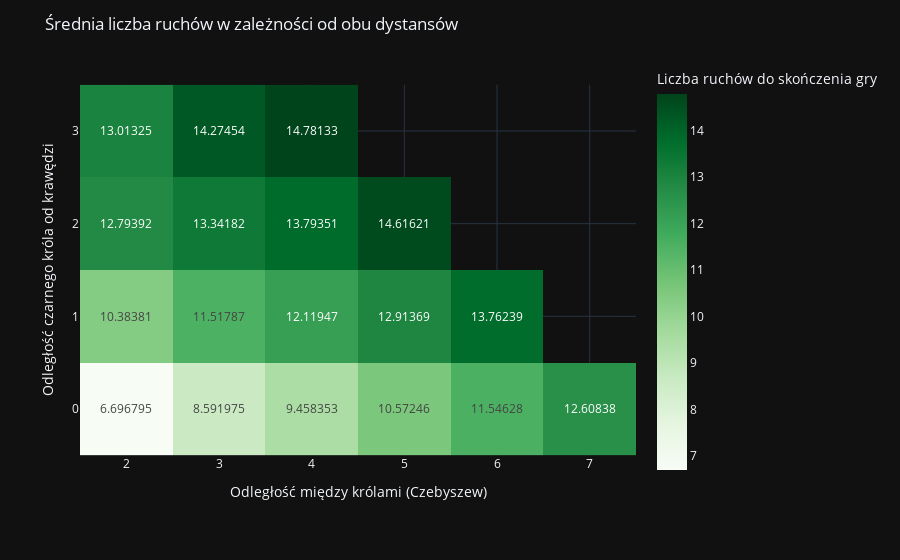

Notebook cell for this chart:
### Code cell
heatmap_data = df_mapped_clean.pivot_table(index='black_closer_edge_dist', columns='czebyszew_metric', values='white-depth-of-win', aggfunc='mean')
heatmap_data = heatmap_data.sort_index(ascending=True)

fig_4 = px.imshow(
    heatmap_data,
    x=heatmap_data.columns,
    y=heatmap_data.index,
    text_auto=True,
    origin='lower',
    color_continuous_scale='Greens',
)

fig_4.update_layout(
        title = 'Średnia liczba ruchów w zależności od obu dystansów',
        xaxis=dict(
            title='Odległość między królami (Czebyszew)'
        ),
        yaxis=dict(
            dtick=1,
            title='Odległość czarnego króla od krawędzi'
        ),
        coloraxis_colorbar=dict(
            title='Liczba ruchów do skończenia gry'
        )
)
fig_4.update_yaxes(tickvals=[0, 1, 2, 3], ticktext=["0", "1", "2", "3"])

fig_4.show()

### Figure 1 — Plotly figure (JSON) as saved in the notebook; plotly's stock layout.template omitted (floating-point values rounded to 4 significant figures)
{"data": [{"coloraxis": "coloraxis", "name": "0", "texttemplate": "%{z}", "x": [2, 3, 4, 5, 6, 7], "y": [0, 1, 2, 3], "z": [[6.697, 8.592, 9.458, 10.57, 11.55, 12.61], [10.38, 11.52, 12.12, 12.91, 13.76, NaN], [12.79, 13.34, 13.79, 14.62, NaN, NaN], [13.01, 14.27, 14.78, NaN, NaN, NaN]], "type": "heatmap", "xaxis": "x", "yaxis": "y", "hovertemplate": "czebyszew_metric: %{x}<br>black_closer_edge_dist: %{y}<br>color: %{z}<extra></extra>"}], "layout": {"xaxis": {"anchor": "y", "domain": [0.0, 1.0], "scaleanchor": "y", "constrain": "domain", "title": {"text": "Odległość między królami (Czebyszew)"}}, "yaxis": {"anchor": "x", "domain": [0.0, 1.0], "autorange": true, "constrain": "domain", "title": {"text": "Odległość czarnego króla od krawędzi"}, "dtick": 1, "tickvals": [0, 1, 2, 3], "ticktext": ["0", "1", "2", "3"]}, "coloraxis": {"colorscale": [[0.0, "rgb(247,252,245)"], [0.125, "rgb(229,245,224)"], [0.25, "rgb(199,233,192)"], [0.375, "rgb(161,217,155)"], [0.5, "rgb(116,196,118)"], [0.625, "rgb(65,171,93)"], [0.75, "rgb(35,139,69)"], [0.875, "rgb(0,109,44)"], [1.0, "rgb(0,68,27)"]], "colorbar": {"title": {"text": "Liczba ruchów do skończenia gry"}}}, "margin": {"t": 60}, "title": {"text": "Średnia liczba ruchów w zależności od obu dystansów"}}}
